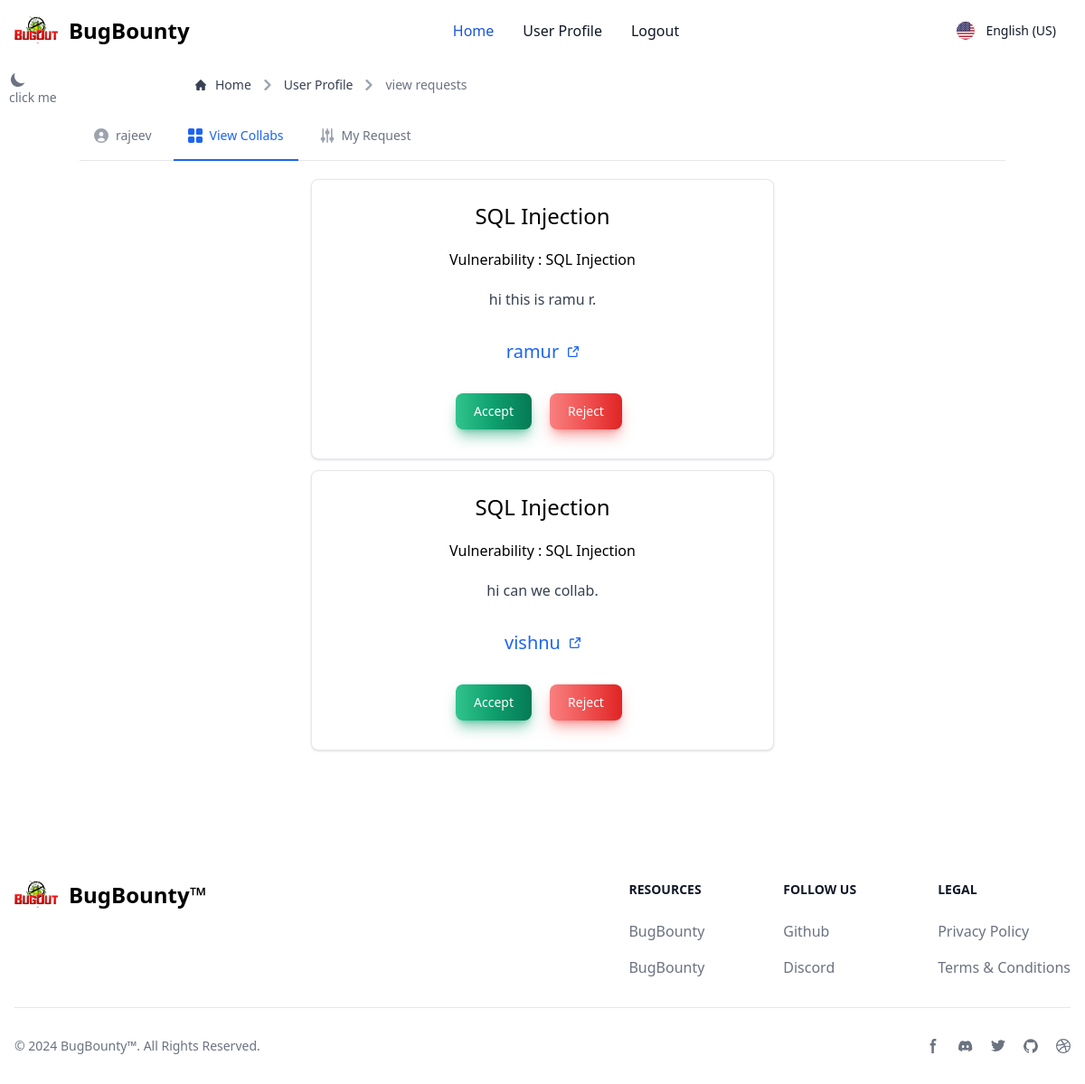
/viewcollabs/ (signed in), run on an earlier commit of the app's database.
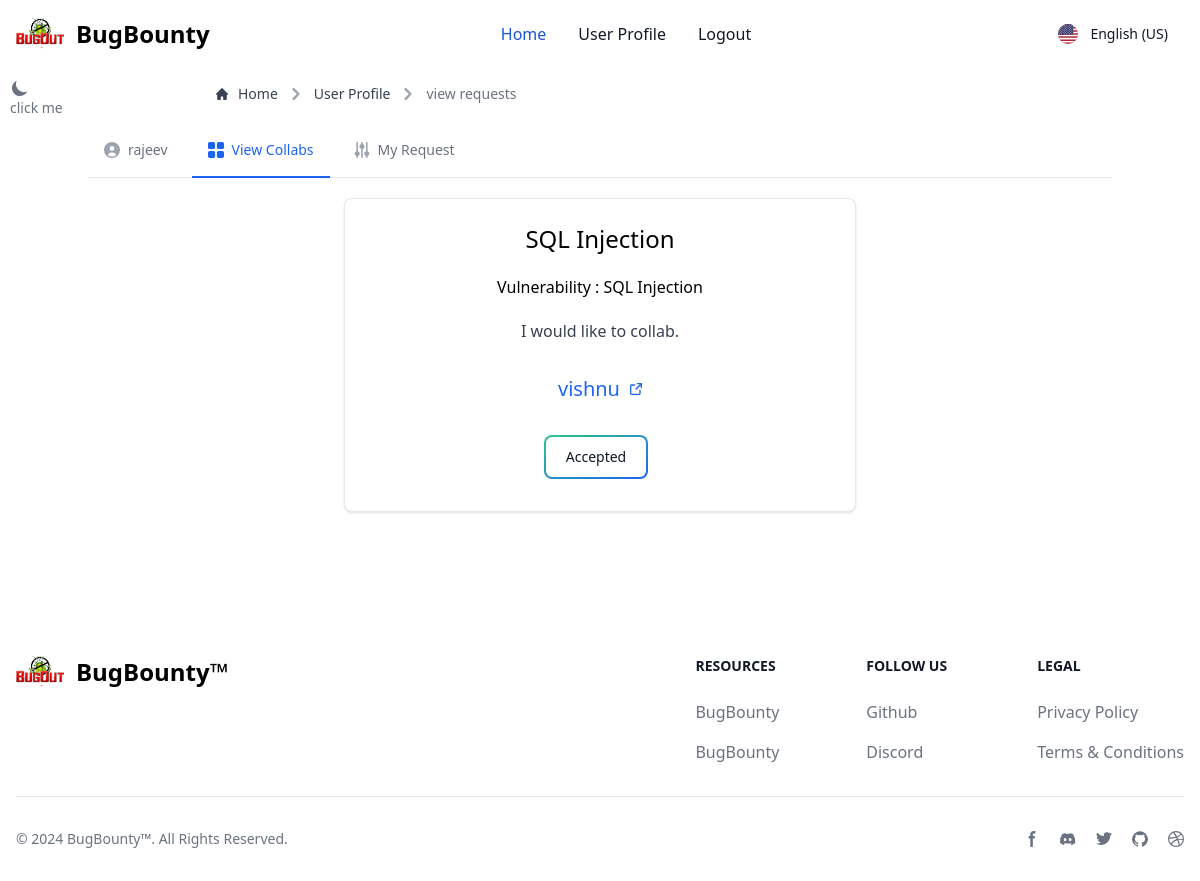
And on a later commit of the database.
### app/models.py (models this page shows)
class collaborate(models.Model):
    post = models.ForeignKey(Posts, on_delete=models.CASCADE)
    user = models.ForeignKey(User, on_delete=models.CASCADE)
    description = models.TextField()
    status=models.CharField( max_length=50,default="pending")

class Posts(models.Model):
    title = models.CharField(max_length=150)
    description = models.TextField()
    tags = models.CharField(max_length=150, null=True, blank=True)
    user = models.ForeignKey(User, on_delete=models.CASCADE)
    date = models.DateField(auto_now=True)

### app/views.py (the view)
# urls.py: path('viewcollabs/', viewCollabs, name='viewcollabs'),
@login_required(login_url='/login')
def viewCollabs(request):
    list = []
    instance = Posts.objects.filter(user=request.user)
    for val in instance:
        find = collaborate.objects.filter(post=val.id)
        if find:
            list.extend(find)
    return render(request, 'viewcollabrequests.html', {"list": list})

### app/templates/viewcollabrequests.html (shortened to what this page needs)
{% extends 'base.html' %}
{% block content %}
<div class="mx-14 md:mx-32">
    <nav class="flex" aria-label="Breadcrumb">
        <ol class="inline-flex items-center space-x-1 md:space-x-2 rtl:space-x-reverse">
          <li class="inline-flex items-center">
            <a href="{% url "index" %}" class="inline-flex items-center text-sm font-medium text-gray-700 hover:text-blue-600 dark:text-gray-400 dark:hover:text-white">
              Home
            </a>
          </li>
          <li>
            <div class="flex items-center">
              <svg class="rtl:rotate-180 w-3 h-3 text-gray-400 mx-1" aria-hidden="true" xmlns="http://www.w3.org/2000/svg" fill="none" viewBox="0 0 6 10">
                <path stroke="currentColor" stroke-linecap="round" stroke-linejoin="round" stroke-width="2" d="m1 9 4-4-4-4"/>
              </svg>
              <a href="{% url "userprofile" %}" class="ms-1 text-sm font-medium text-gray-700 hover:text-blue-600 md:ms-2 dark:text-gray-400 dark:hover:text-white">User Profile</a>
            </div>
          </li>
          <li aria-current="page">
            <div class="flex items-center">
              <svg class="rtl:rotate-180 w-3 h-3 text-gray-400 mx-1" aria-hidden="true" xmlns="http://www.w3.org/2000/svg" fill="none" viewBox="0 0 6 10">
                <path stroke="currentColor" stroke-linecap="round" stroke-linejoin="round" stroke-width="2" d="m1 9 4-4-4-4"/>
              </svg>
              <span class="ms-1 text-sm font-medium text-gray-500 md:ms-2 dark:text-gray-400">view requests</span>
            </div>
          </li>
        </ol>
      </nav>
    </div>
    <div class="border-b border-gray-200 dark:border-gray-700 mt-5 mb-3">
      <ul class="flex   flex-wrap -mb-px text-sm font-medium text-center text-gray-500 dark:text-gray-400 ">
          <li class="me-2">
              <a href="#" class="inline-flex items-center justify-center p-4 border-b-2 border-transparent rounded-t-lg hover:text-gray-600 hover:border-gray-300 dark:hover:text-gray-300 group ">
                  {{request.user}}
              </a>
          </li>
          <li class="me-2">
              <a href="{% url "viewcollabs" %}" class="inline-flex items-center justify-center p-4 text-blue-600 border-b-2 border-blue-600 rounded-t-lg  dark:text-blue-500 dark:border-blue-500 group" aria-current="page">
                  View Collabs
              </a>
          </li>
          <li class="me-2">
              <a href="{% url "mycollabs" %}" class="inline-flex items-center justify-center p-4 border-b-2 border-transparent rounded-t-lg hover:text-gray-600 hover:border-gray-300 dark:hover:text-gray-300 group">
                  My Request
              </a>
          </li>
      </ul>
  </div>
    <div class="flex flex-col justify-center items-center gap-3 mt-5 mb-5">
  {% block colabs %}
  {% if list|length != 0 %}
  {% for  val in list %}
  <div class="block w-auto md:w-1/2 md:flex flex-col justify-center items-center gap-5 p-6 bg-white border border-gray-200 rounded-lg shadow hover:bg-gray-100 dark:bg-gray-800 dark:border-gray-700 dark:hover:bg-gray-700">
    <h1 class="dark:text-white text-2xl cursor-pointer">{{val.post.title}}</h1> <span class="dark:text-white"> Vulnerability : {{val.post.tags}}</span>
    <p class="font-normal text-gray-700 dark:text-gray-400">{{val.description}}.</p>
    <a href="{% url "publicprofile" val.user %}" class="inline-flex font-medium items-center text-blue-600 hover:underline pt-3 pb-3 text-xl">
       {{val.user}}
    </a>
    <div class="flex items-center gap-3">
       {% if val.status == "accepted" %}
       <button class="relative inline-flex items-center justify-center p-0.5 mb-2 me-2 overflow-hidden text-sm font-medium text-gray-900 rounded-lg group bg-gradient-to-br from-green-400 to-blue-600 group-hover:from-green-400 group-hover:to-blue-600 hover:text-white dark:text-white focus:ring-4 focus:outline-none focus:ring-green-200 dark:focus:ring-green-800">
        <span class="relative px-5 py-2.5 transition-all ease-in duration-75 bg-white dark:bg-gray-900 rounded-md group-hover:bg-opacity-0">
        Accepted
        </span>
        </button>
        {% else %}
        <a  href="{% url 'updatecollabstatus' 'accepted' val.id %}" type="button" class="text-white bg-gradient-to-r from-green-400 via-green-500 to-green-600 hover:bg-gradient-to-br focus:ring-4 focus:outline-none focus:ring-green-300 dark:focus:ring-green-800 shadow-lg shadow-green-500/50 dark:shadow-lg dark:shadow-green-800/80 font-medium rounded-lg text-sm px-5 py-2.5 text-center me-2 mb-2">Accept</a>
       <a href="{% url 'updatecollabstatus' 'rejected' val.id  %}" type="button" class="text-white bg-gradient-to-r from-red-400 via-red-500 to-red-600 hover:bg-gradient-to-br focus:ring-4 focus:outline-none focus:ring-red-300 dark:focus:ring-red-800 shadow-lg shadow-red-500/50 dark:shadow-lg dark:shadow-red-800/80 font-medium rounded-lg text-sm px-5 py-2.5 text-center me-2 mb-2">Reject  </a>
       {% endif %}
    </div>
    </div>
    {% endfor %}
  {% endif %}
  {% endblock colabs %}
    </div>
{% endblock content %}

### app/templates/base.html (shortened to what this page needs)
{% load compress %} {% load static %}
<!DOCTYPE html>
<html lang="en">
  <head>
    {% compress css %}
    <link rel="stylesheet" href="{% static 'src/output.css' %}" />
    {% endcompress %}
    <link rel="stylesheet" href="https://cdnjs.cloudflare.com/ajax/libs/font-awesome/6.5.1/css/all.min.css" />
  </head>
  <body class="bg-white dark:bg-black">
    <nav class="bg-white border-gray-200 dark:bg-gray-900">
      <div
        class="max-w-screen-xl flex flex-wrap items-center justify-between mx-auto p-4"
      >
        <a
          href="{% url "index" %}"
          class="flex items-center space-x-3 rtl:space-x-reverse"
        >
          <img
            src="{% static 'images/logo.png' %}"
            class="h-8"
            alt="Flowbite Logo"
          />
          <span
            class="self-center text-2xl font-semibold whitespace-nowrap dark:text-white"
            >BugBounty</span
          >
        </a>
        <div class="flex md:order-2">
          <div class="flex items-center md:order-2 space-x-1 md:space-x-0 rtl:space-x-reverse">
            <button type="button" data-dropdown-toggle="language-dropdown-menu" class="inline-flex items-center font-medium justify-center px-4 py-2 text-sm text-gray-900 dark:text-white rounded-lg cursor-pointer hover:bg-gray-100 dark:hover:bg-gray-700 dark:hover:text-white">
              English (US)
            </button>
          </div>
        </div>
        <div
          class="items-center justify-between hidden w-full md:flex md:w-auto md:order-1"
          id="navbar-search"
        >
          <ul
            class="flex flex-col p-4 md:p-0 mt-4 font-medium border border-gray-100 rounded-lg bg-gray-50 md:space-x-8 rtl:space-x-reverse md:flex-row md:mt-0 md:border-0 md:bg-white dark:bg-gray-800 md:dark:bg-gray-900 dark:border-gray-700"
          >
            <li>
              <a
                href="{% url "index" %}"
                class="block py-2 px-3 text-white bg-blue-700 rounded md:bg-transparent md:text-blue-700 md:p-0 md:dark:text-blue-500"
                aria-current="page"
                >Home</a
              >
            </li>
            {% if request.user.is_authenticated %}
            <li>
              <a
                href="{% url "userprofile" %}"
                class="block py-2 px-3 text-gray-900 rounded hover:bg-gray-100 md:hover:bg-transparent md:hover:text-blue-700 md:p-0 md:dark:hover:text-blue-500 dark:text-white dark:hover:bg-gray-700 dark:hover:text-white md:dark:hover:bg-transparent dark:border-gray-700"
                >User Profile</a
              >
            </li>
            <li>
              <a
                href="{% url "logout" %}"
                class="block py-2 px-3 text-gray-900 rounded hover:bg-gray-100 md:hover:bg-transparent md:hover:text-blue-700 md:p-0 dark:text-white md:dark:hover:text-blue-500 dark:hover:bg-gray-700 dark:hover:text-white md:dark:hover:bg-transparent dark:border-gray-700"
                >Logout</a
              >
            </li>
            {% endif %}
          </ul>
        </div>
      </div>
    </nav>
    <button
      id="theme-toggle"
      type="button"
      class="text-gray-500 fixed z-50 dark:text-gray-400 hover:bg-gray-100 dark:hover:bg-gray-700 focus:outline-none focus:ring-4 focus:ring-gray-200 dark:focus:ring-gray-700 rounded-lg text-sm p-2.5"
    >
      <svg
        id="theme-toggle-dark-icon"
        class="hidden w-5 h-5"
        fill="currentColor"
        viewBox="0 0 20 20"
        xmlns="http://www.w3.org/2000/svg"
      >
        <path
          d="M17.293 13.293A8 8 0 016.707 2.707a8.001 8.001 0 1010.586 10.586z"
        ></path>
      </svg>
      click me
    </button>
    <div class="container mx-auto mt-4">
      {% block content %} {% endblock content %}
    </div>
    <footer class="bg-white dark:bg-gray-900 mt-auto md:mt-28">
      <div class="mx-auto w-full max-w-screen-xl p-4 py-6 lg:py-8">
        <div class="md:flex md:justify-between">
          <div class="mb-6 md:mb-0">
            <a href="{% url "index" %}" class="flex items-center">
              <img
                src="{% static 'images/logo.png' %}"
                class="h-8 me-3"
                alt="FlowBite Logo"
              />
              <span
                class="self-center text-2xl font-semibold whitespace-nowrap dark:text-white"
                >BugBounty™</span
              >
            </a>
          </div>
          <div class="grid grid-cols-2 gap-8 sm:gap-6 sm:grid-cols-3">
            <div>
              <h2
                class="mb-6 text-sm font-semibold text-gray-900 uppercase dark:text-white"
              >
                Resources
              </h2>
              <ul class="text-gray-500 dark:text-gray-400 font-medium">
                <li class="mb-4">
                  <a href="{% url "index" %}" class="hover:underline"
                    >BugBounty</a
                  >
                </li>
                <li>
                  <a href="{% url "index" %}" class="hover:underline"
                    >BugBounty</a
                  >
                </li>
              </ul>
            </div>
            <div>
              <h2
                class="mb-6 text-sm font-semibold text-gray-900 uppercase dark:text-white"
              >
                Follow us
              </h2>
              <ul class="text-gray-500 dark:text-gray-400 font-medium">
                <li class="mb-4">
                  <a
                    href=""
                    class="hover:underline"
                    >Github</a
                  >
                </li>
                <li>
                  <a
                    href=""
                    class="hover:underline"
                    >Discord</a
                  >
                </li>
              </ul>
            </div>
            <div>
              <h2
                class="mb-6 text-sm font-semibold text-gray-900 uppercase dark:text-white"
              >
                Legal
              </h2>
              <ul class="text-gray-500 dark:text-gray-400 font-medium">
                <li class="mb-4">
                  <a href="#" class="hover:underline">Privacy Policy</a>
                </li>
                <li>
                  <a href="#" class="hover:underline">Terms &amp; Conditions</a>
                </li>
              </ul>
            </div>
          </div>
        </div>
        <hr
          class="my-6 border-gray-200 sm:mx-auto dark:border-gray-700 lg:my-8"
        />
        <div class="sm:flex sm:items-center sm:justify-between">
          <span class="text-sm text-gray-500 sm:text-center dark:text-gray-400"
            >© 2024
            <a href="" class="hover:underline">BugBounty™</a
            >. All Rights Reserved.
          </span>
          <div class="flex mt-4 sm:justify-center sm:mt-0">
            <a
              href="#"
              class="text-gray-500 hover:text-gray-900 dark:hover:text-white"
            >
              <svg
                class="w-4 h-4"
                aria-hidden="true"
                xmlns="http://www.w3.org/2000/svg"
                fill="currentColor"
                viewBox="0 0 8 19"
              >
                <path
                  fill-rule="evenodd"
                  d="M6.135 3H8V0H6.135a4.147 4.147 0 0 0-4.142 4.142V6H0v3h2v9.938h3V9h2.021l.592-3H5V3.591A.6.6 0 0 1 5.592 3h.543Z"
                  clip-rule="evenodd"
                />
              </svg>
            </a>
            <a
              href="#"
              class="text-gray-500 hover:text-gray-900 dark:hover:text-white ms-5"
            >
            </a>
            <a
              href="#"
              class="text-gray-500 hover:text-gray-900 dark:hover:text-white ms-5"
            >
            </a>
            <a
              href="#"
              class="text-gray-500 hover:text-gray-900 dark:hover:text-white ms-5"
            >
            </a>
            <a
              href="#"
              class="text-gray-500 hover:text-gray-900 dark:hover:text-white ms-5"
            >
            </a>
          </div>
        </div>
      </div>
    </footer>
  </body>
</html>

What changed in the data, as far as the page shows it:
removed collaborate: post "SQL Injection", post.tags "SQL Injection", description "hi this is ramu r", user "ramur", status "Accept"
removed collaborate: post "SQL Injection", post.tags "SQL Injection", description "hi can we collab", user "vishnu", status "Accept"
added collaborate: post "SQL Injection", post.tags "SQL Injection", description "I would like to collab", user "vishnu", status "Accepted"
